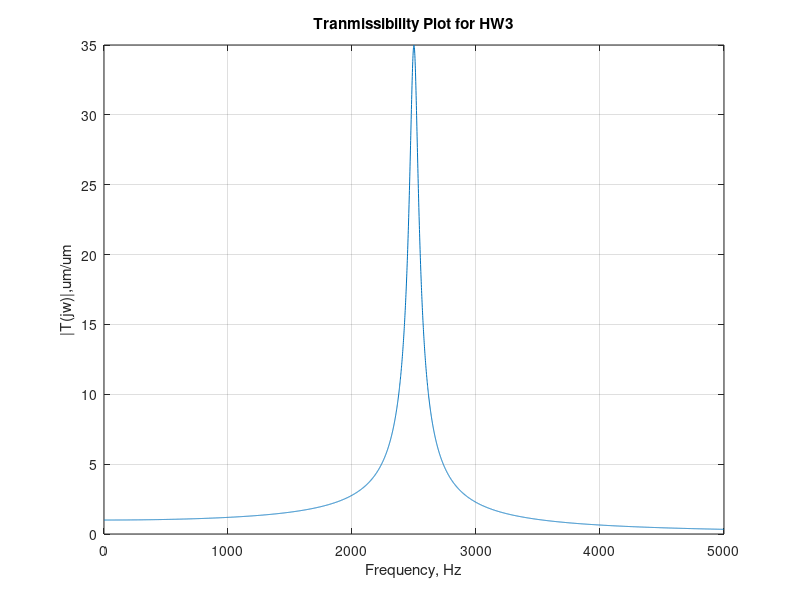

MATLAB code to generate this figure:
% HW 3, problem 1 part (i)
% Plot |T(jw)|
%% Define Variables
z = 14.3e-3;
wn = 2*pi*2500; % 2.5KHz
f = 0:5000;
w = 2*pi.*f;
%% Compute |T(jw)|
T = ((1 + ((2*z.*w)./wn).^2)./((1 - (w./wn).^2).^2+((2.*z.*w)./wn).^2)).^(0.5);
%% Plot
figure(1)
plot(f,T)
title('Tranmissibility Plot for HW3')
xlabel('Frequency, Hz')
ylabel('|T(jw)|,um/um')
grid on
